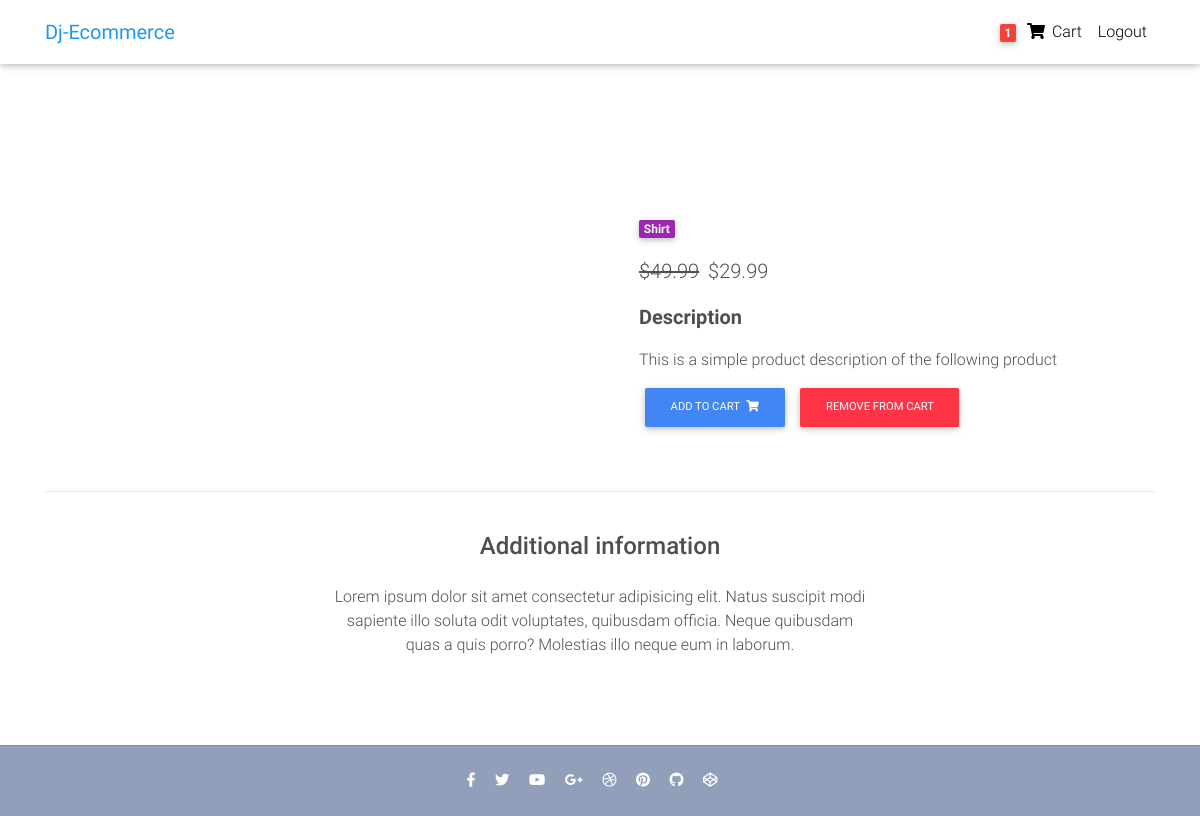
Screenshot of /product/test_product_1/ (signed in) with the database file from the repository.
### core/models.py (models this page shows, shortened)
class Order(models.Model):
    user = models.ForeignKey(settings.AUTH_USER_MODEL, on_delete = models.CASCADE)
    ordered= models.BooleanField(default = False)
    items = models.ManyToManyField(OrderItem)
    start_date = models.DateTimeField(auto_now_add = True)
    ordered_date = models.DateTimeField()
    billing_address = models.ForeignKey('BillingAddress', on_delete=models.SET_NULL, blank= True, null = True)
    Payment = models.ForeignKey('Payment', on_delete=models.SET_NULL, blank= True, null = True)

class Item(models.Model):
    title = models.CharField(max_length= 200)
    price = models.FloatField()
    discount_price = models.FloatField(blank = True, null = True)
    category = models.CharField(choices = CATEGORY_CHOICES, max_length = 2)
    label = models.CharField(choices = LABEL_CHOICES, max_length = 1)
    slug = models.SlugField()
    description = models.TextField()
    def get_add_to_cart_url(self):
        return reverse("core:add-to-cart", kwargs = { 'slug': self.slug })
    def get_remove_from_cart_url(self):
        return reverse("core:remove-from-cart", kwargs = { 'slug': self.slug })

### core/views.py (the view)
# urls.py: path('product/<slug>/', ItemDetailView.as_view(), name = 'product'),
class ItemDetailView(generic.DetailView):
    model = Item
    context_object_name = 'item_details'
    queryset = Item.objects.all()
    paginate_by = 10
    template_name = "core/product.html"

### core/templatetags/cart_template_tags.py (called while the page is built)
@register.filter
def cart_item_count(user):
    if user.is_authenticated:
        qs = Order.objects.filter(user=user, ordered=False)
        if qs.exists():
            return qs[0].items.count()
    return 0

### core/templates/core/product.html (shortened to what this page needs)
{% extends "account/base.html" %}
{% block content %}
<body>
  <main class="mt-5 pt-4">
    <div class="container dark-grey-text mt-5">
      <div class="row wow fadeIn">
        <div class="col-md-6 mb-4">
        </div>
        <div class="col-md-6 mb-4">
          <div class="p-4">
            <div class="mb-3">
              <a href="">
                <span class="badge purple mr-1">{{ object.get_category_display }}</span>
              </a>
            </div>
            <p class="lead">
              {% if object.discount_price %}
              <span class="mr-1">
                <del>${{ object.price }}</del>
              </span>
              <span>${{ object.discount_price }}</span>
              {% else %}
              <span>${{ object.price }}</span>
              {% endif %}
            </p>
            <p class="lead font-weight-bold">Description</p>
            <p>{{ object.description }}</p>
            <a href="{{ object.get_add_to_cart_url }}" class="btn btn-primary btn-md my-0 p">
              Add to cart
              <i class="fas fa-shopping-cart ml-1"></i>
            </a>
            <a href="{{ object.get_remove_from_cart_url }}" class="btn btn-danger btn-md my-0 p">
              Remove from cart
            </a>
          </div>
        </div>
      </div>
      <hr>
      <div class="row d-flex justify-content-center wow fadeIn">
        <div class="col-md-6 text-center">
          <h4 class="my-4 h4">Additional information</h4>
          <p>Lorem ipsum dolor sit amet consectetur adipisicing elit. Natus suscipit modi sapiente illo soluta odit
            voluptates,
            quibusdam officia. Neque quibusdam quas a quis porro? Molestias illo neque eum in laborum.</p>
        </div>
      </div>
      <div class="row wow fadeIn">
        <div class="col-lg-4 col-md-12 mb-4">
        </div>
        <div class="col-lg-4 col-md-6 mb-4">
        </div>
        <div class="col-lg-4 col-md-6 mb-4">
        </div>
      </div>
    </div>
  </main>
  <footer class="page-footer text-center font-small mt-4 wow fadeIn">
    <hr class="my-4">
    <div class="pb-4">
      <a href="https://www.facebook.com/mdbootstrap" target="_blank">
        <i class="fab fa-facebook-f mr-3"></i>
      </a>
      <a href="https://twitter.com/MDBootstrap" target="_blank">
        <i class="fab fa-twitter mr-3"></i>
      </a>
      <a href="https://www.youtube.com/watch?v=7MUISDJ5ZZ4" target="_blank">
        <i class="fab fa-youtube mr-3"></i>
      </a>
      <a href="https://plus.google.com/u/0/b/107863090883699620484" target="_blank">
        <i class="fab fa-google-plus-g mr-3"></i>
      </a>
      <a href="https://dribbble.com/mdbootstrap" target="_blank">
        <i class="fab fa-dribbble mr-3"></i>
      </a>
      <a href="https://pinterest.com/mdbootstrap" target="_blank">
        <i class="fab fa-pinterest mr-3"></i>
      </a>
      <a href="https://github.com/mdbootstrap/bootstrap-material-design" target="_blank">
        <i class="fab fa-github mr-3"></i>
      </a>
      <a href="http://codepen.io/mdbootstrap/" target="_blank">
        <i class="fab fa-codepen mr-3"></i>
      </a>
    </div>
</body>
{% endblock content %}

### core/templates/navbar.html (shortened to what this page needs)
{% load cart_template_tags %}
<nav class="navbar fixed-top navbar-expand-lg navbar-light white scrolling-navbar">
  <div class="container">
    <a class="navbar-brand waves-effect" href = "{% url 'core:item-list' %}" target="_blank">
      <strong class="blue-text">Dj-Ecommerce</strong>
    </a>
    <div class="collapse navbar-collapse" id="navbarSupportedContent">
   <ul class="navbar-nav nav-flex-icons">
    {% if request.user.is_authenticated %}
    <li class="nav-item">
      <a href = "{% url 'core:order-summary' %}" class="nav-link waves-effect">
        <span class="badge red z-depth-1 mr-1"> {{ request.user|cart_item_count }} </span>
        <i class="fas fa-shopping-cart"></i>
        <span class="clearfix d-none d-sm-inline-block"> Cart </span>
      </a>
    </li>
    <li class="nav-item">
      <a class="nav-link waves-effect" href="{% url 'account_logout' %}">
        <span class="clearfix d-none d-sm-inline-block"> Logout </span>
      </a>
    </li>
    {% endif %}
  </ul>
    </div>
  </div>
</nav>

### core/templates/base_template.html (style rules this page uses)
html, body, header, .carousel { height: 60vh; }

### rows the page displays
Item: category "Shirt", price "49.99", discount_price "29.99", description "This is a simple product description of the following product"

### other values shown
{{ request.user|cart_item_count }} "1"
